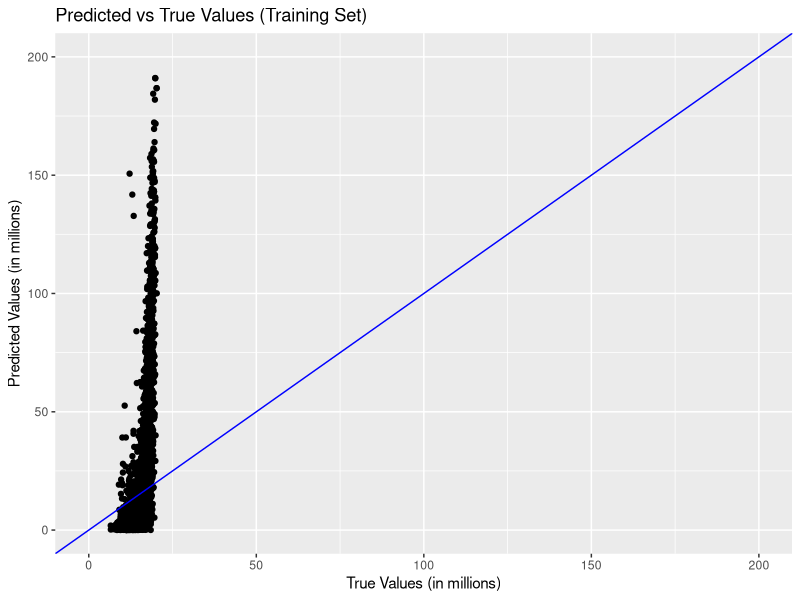
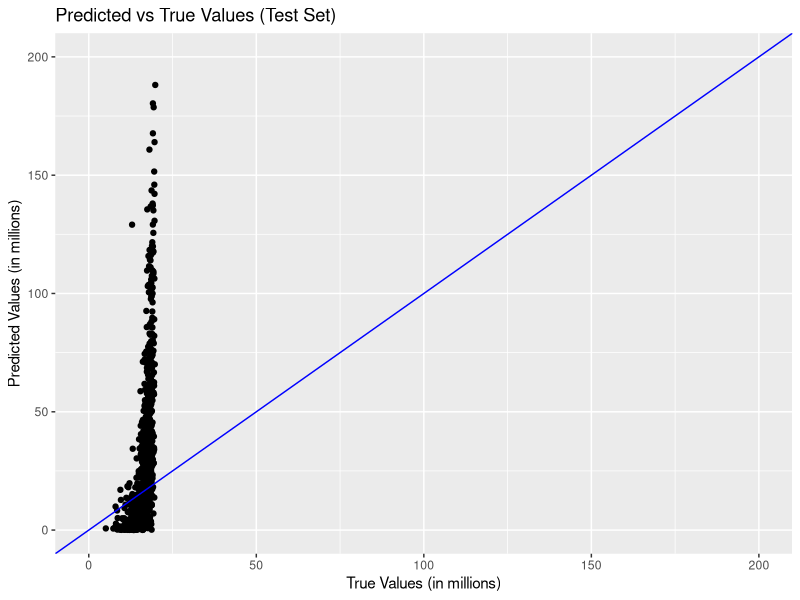

Recreate these plots in R, in order. (Note: this script raises an error after producing the figures.)
# Raneem Rahman
# Problem Set 4

#Question 1, Training and Testing Datasets

# a
# Load the IMDB_movies dataset. Run the code below to generate movies_clean which has some transformed variables.
library("readr")
library("dplyr")
library("forcats")

setwd("/Users/raneemrahman/Desktop/MGSC_310/datasets")
movies <- read_csv("IMDB_movies.csv") 

movies_clean <- movies %>%
  mutate(budgetM = budget/1e+06, grossM = gross/1e+06, log_gross = log(gross),
         log_budget = log(budget), log_imdb_score = log(imdb_score)) %>%
  mutate(rating_factor = fct_lump_n(content_rating, n = 4),
         country_factor = fct_lump_n(country, n = 6))

# b
# Use the function set.seed() to set your favorite seed using any number of your choice.
# Use the function training() and testing() in the rsample package to split the movies_clean dataset
# into training and testing sets of 75% and 25% each respectively.
#Call these objects movies_train and movies_test.

library(rsample)

set.seed(42)

split_data <- initial_split(movies_clean, prop = 0.75)
movies_train <- training(split_data)
movies_test <- testing(split_data)

# c
# Execute the code below and show its output.
# The function model.matrix() outputs the matrix used in the regression model.
# If there are five factor levels for ratings, why do only four “one-hot” encoded columns appear?

mod_mat <- model.matrix(grossM ~ rating_factor, 
                        data = movies_train,
                        contrasts.arg = list(rating_factor = contr.treatment(levels(movies_train$rating_factor))))

levels(movies_train$rating_factor)
head(mod_mat, n = 10)

# one of the factor levels is the dummy variable so that is why there is only four
# NOTE:
# I had to change this code because it was giving me this error: 
  # Warning message:
  # In model.matrix.default(grossM ~ rating_factor, data = movies_train,  :
                            # non-list contrasts argument ignored
# I put the error in chat GPT and it showed me how to change it so the rest of my code would work
# I'm not sure why I was having that error

# d
# Estimate a regression model with grossM as the dependent variable imdb_score, rating_factor,
# country_factor, title_year, and budgetM as the independent variables using the training dataset.
# Store this model as mod2.

mod2 <- lm(grossM ~ imdb_score + rating_factor + country_factor + title_year + budgetM,
           data = movies_train)

# e
# Run the summary function against mod2 to show the output from the regression.
summary(mod2)

# f
# Interpret the coefficent on rating_factorR being sure to communicate its magnitude specifically.
# The coefficient on rating_factorR is -48.39099
# This number represents the change for a one-unit increase
# But, since it is negative, there is an estimated decrease of 48.39099

# g
# Estimate a linear model predicting log_gross using the variables log_budget,
# country_factor, title_year and log_imdb_score.
# Store this as mod3 and run the summary command over that fitted model.

mod3 <- lm(log_gross ~ log_budget + country_factor + title_year + log_imdb_score,
           data = movies_train)
summary(mod3)

# h
# Interpret the coefficient on log_imdb_score. Be sure to use the elasticity formula to interpret the coefficient.
# The coefficient is 1.488954
# This shows that there is a positive relationship between log_imdb_score and log_gross
# The elasticity formula makes the value 1.49 which means a 1% increase in log_imdb_score
# is connected to a 1.49% increase in log_gross

# i 
# Return to mod3 you estimated.
# Use this model to generate predictions in the test and training sets.
# Use the sketch of the code below (you will need to alter it)to generate
# a results data frame that holds the predicted and true values from mod3 you estimated.

results_train <- 
  tibble(
    `preds` = exp(predict(mod3, newdata = movies_train))/1000000,
    `true` = movies_train$log_gross,
    `type` = "train"
  )

results_test <- 
  tibble(
    `preds` = exp(predict(mod3, newdata = movies_test))/1000000,
    `true` = movies_test$log_gross,
    `type` = "test"
  )

results_df <- 
  bind_rows(results_train, results_test)

# j 
# Generate two predicted/true scatter plots, one each for the test and train datasets.
# For these, plot the predictions on the y axis and the true values on the x axes.
# Be sure to label your axes and set a range for the axes that shows detail for the most important data
# (e.g. 0 to 200 million)
# (Note, you can set the options fig.width = 8, fig.height = 6 in the top of the code chunk to change the plot size displayed.)
library(ggplot2)

plot_predictions <- function(data, title) {
  ggplot(data, aes(x = true, y = preds)) +
    geom_point() +
    geom_abline(intercept = 0, slope = 1, linetype = "solid", color = "blue") +
    labs(title = title,
         x = "True Values (in millions)",
         y = "Predicted Values (in millions)") +
    xlim(0, 200) +
    ylim(0, 200)
}

options(fig.width = 8, fig.height = 6)

plot_train <- plot_predictions(results_df %>% filter(type == "train"), "Predicted vs True Values (Training Set)")

plot_test <- plot_predictions(results_df %>% filter(type == "test"), "Predicted vs True Values (Test Set)")

print(plot_train)
print(plot_test)

# k
# Comment on the plots. How well does your model predict movie gross?
# The points do not follow the blue line closely which means the predicted values are not close to the true values in the training set

# Load ggplot2 library
library(ggplot2)

# Create a scatter plot with regression line
ggplot(data_combined, aes(x = `Happiness score`, y = `Healthy life expectancy`)) +
  geom_point() +  # Add scatter plot points
  geom_smooth(method = "lm", se = FALSE, color = "blue") +  # Add linear regression line
  facet_wrap(~Country) +  # Separate plots for each country
  labs(title = "Linear Regression: Healthy Life Expectancy vs. Happiness Score",
       x = "Happiness Score",
       y = "Healthy Life Expectancy")
